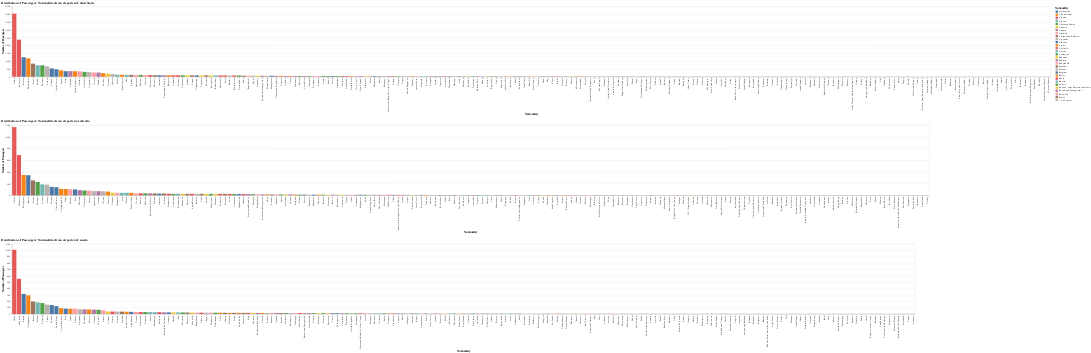

Notebook code cell kept with this figure:
### Markdown cell above
Because 10 charts can be too long, I just make bar charts that represents the distribution of passengers' nationalities of the top 3 departure countries. I think it is meaningful.

**For example, I find that there are many Chinese, Indonesia, and Russia passengers departured from these 3 countries. Maybe airlines can improve their service by hiring more flight attendants who speak Chinese, Indonesian, or Russian in these countries.**

However, I don't find the major difference in the nationalities composition among these 3 countries.

_(Usuage of title configuration is from https://altair-viz.github.io/user_guide/configuration.html#config-composition.)_

### Code cell
def make_chart(country):
    c = alt.Chart(pt_10[[country,'Nationality']].dropna()).mark_bar().encode(
        x = alt.X('Nationality:N', sort=alt.EncodingSortField(field=country, order='descending')),
        y = alt.Y(country,title='Number of Passengers'),
        color = alt.Color('Nationality:N', sort=alt.EncodingSortField(field=country, order='descending')),
        order = alt.Order(country+':Q', sort='descending'),
    ).properties(
        title = "Distribution of Passengers' Nationalities from airports in " + country,
        #align = "left"  
    )
    return c
c_list = [make_chart(x) for x in country_list_10[:3]]
alt.vconcat(*c_list).configure_title(
        anchor='start'
    )

### Figure 1 — Vega-Lite specification as saved in the notebook (floating-point values rounded to 4 significant figures; data arrays with more than 128 entries replaced by an {"elided": "..."} marker saying what was removed)
{"config": {"view": {"continuousWidth": 400, "continuousHeight": 300}, "title": {"anchor": "start"}}, "vconcat": [{"data": {"name": "data-5784555073149bd556dc25ee9bdfd590"}, "mark": "bar", "encoding": {"color": {"field": "Nationality", "sort": {"field": "United States", "order": "descending"}, "type": "nominal"}, "order": {"field": "United States", "sort": "descending", "type": "quantitative"}, "x": {"field": "Nationality", "sort": {"field": "United States", "order": "descending"}, "type": "nominal"}, "y": {"field": "United States", "title": "Number of Passengers", "type": "quantitative"}}, "title": "Distribution of Passengers' Nationalities from airports in United States"}, {"data": {"name": "data-eb8eb7fd0deeb9da56d1b883a2a868f8"}, "mark": "bar", "encoding": {"color": {"field": "Nationality", "sort": {"field": "Australia", "order": "descending"}, "type": "nominal"}, "order": {"field": "Australia", "sort": "descending", "type": "quantitative"}, "x": {"field": "Nationality", "sort": {"field": "Australia", "order": "descending"}, "type": "nominal"}, "y": {"field": "Australia", "title": "Number of Passengers", "type": "quantitative"}}, "title": "Distribution of Passengers' Nationalities from airports in Australia"}, {"data": {"name": "data-b5d4d06e5b61320b1c662ff28b30d8c2"}, "mark": "bar", "encoding": {"color": {"field": "Nationality", "sort": {"field": "Canada", "order": "descending"}, "type": "nominal"}, "order": {"field": "Canada", "sort": "descending", "type": "quantitative"}, "x": {"field": "Nationality", "sort": {"field": "Canada", "order": "descending"}, "type": "nominal"}, "y": {"field": "Canada", "title": "Number of Passengers", "type": "quantitative"}}, "title": "Distribution of Passengers' Nationalities from airports in Canada"}], "$schema": "https://vega.github.io/schema/vega-lite/v4.17.0.json", "datasets": {"data-5784555073149bd556dc25ee9bdfd590": {"elided": "222 records"}, "data-eb8eb7fd0deeb9da56d1b883a2a868f8": {"elided": "196 records"}, "data-b5d4d06e5b61320b1c662ff28b30d8c2": {"elided": "193 records"}}}
